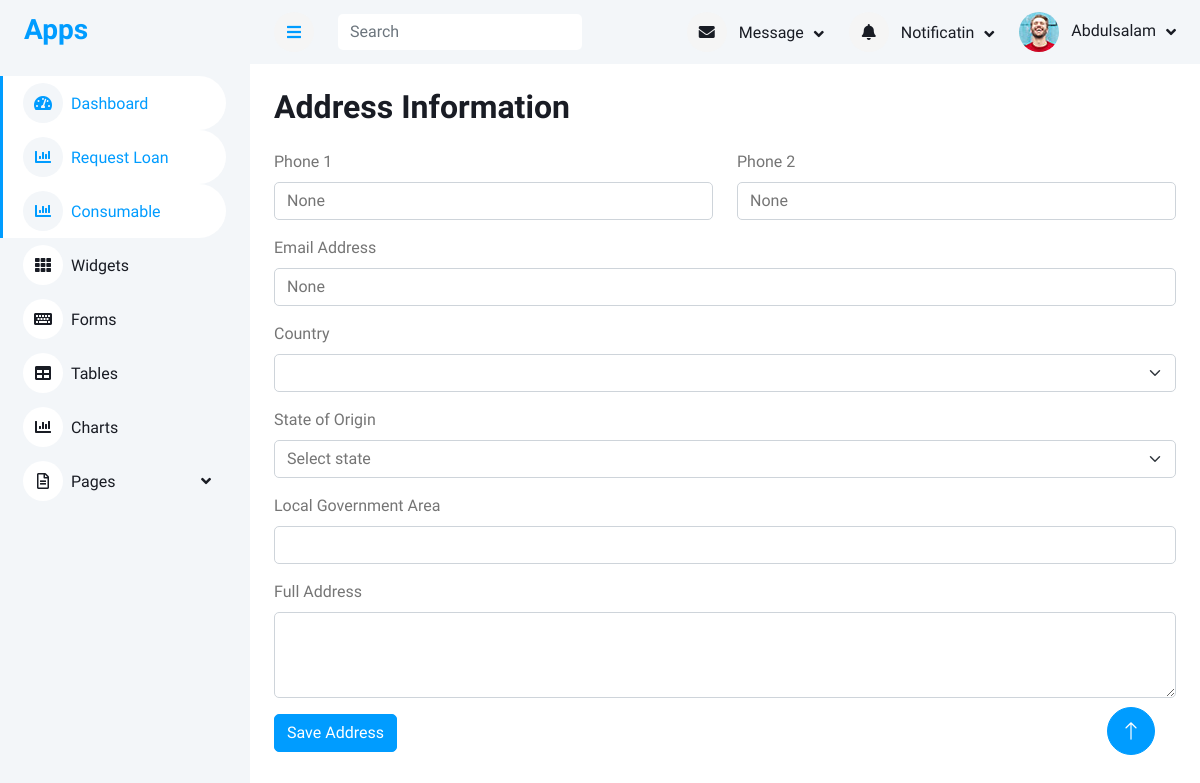
The app's page /address/46/ (signed in) with its own data.
### accounts/models.py (models this page shows, shortened)
class User(AbstractUser):
    first_name = models.CharField(max_length=100)
    last_name = models.CharField(max_length=100)
    other_name = models.CharField(max_length=100)
    date_of_birth = models.DateField(blank=True,null=True)
    username = models.CharField(max_length=100, unique=True)
    department = models.CharField(max_length=100)
    unit = models.CharField(max_length=100)
    gender = models.ForeignKey(Gender, on_delete=models.CASCADE, blank=True, null=True)
    group = models.ForeignKey(UserGroup, on_delete=models.CASCADE, blank=True, null=True)
    marital_status = models.ForeignKey(MaritalStatus,on_delete=models.SET_NULL, null=True, blank=True)
    religion = models.ForeignKey(Religion, on_delete=models.SET_NULL, null=True, blank=True,)
    passport = models.ImageField(upload_to='passport', blank=True, null=True)
    member_number = models.CharField(max_length=100)

class Address(models.Model):
    user = models.OneToOneField(Member, on_delete=models.SET_NULL, null=True, blank=True)
    phone1 = models.CharField(max_length=15,null=True, blank=True)
    phone2 = models.CharField(max_length=15, null=True, blank=True)
    email = models.EmailField(unique=True, blank=True, null=True)
    country = CountryField(blank=True, null=True)
    state_of_origin = models.ForeignKey(State, on_delete=models.SET_NULL, null=True, blank=True)
    local_government_area = models.CharField(max_length=150)
    address = models.CharField(max_length=500)

### accounts/views.py (the view, shortened to what this page needs)
# urls.py: path("address/<int:id>/", views.create_or_update_address, name="create_or_update_address"),
def create_or_update_address(request, id):
    member = get_object_or_404(Member, pk=id)
    address, created = Address.objects.get_or_create(user=member)
    states = State.objects.all()
    return render(request, "accounts/address_form.html", {"address": address, "states": states, "countries": list(countries) })

### templates/accounts/address_form.html (shortened to what this page needs)
{% extends 'base/base.html' %}
{% block content %}
<div class="container-fluid pt-4 px-4">
    <h2 class="mb-4">Address Information</h2>
    <form method="post">
        <div class="row mb-3">
            <div class="col">
                <label for="phone1" class="form-label">Phone 1</label>
                <input type="text" name="phone1" id="phone1" class="form-control" value="{{ address.phone1 }}">
            </div>
            <div class="col">
                <label for="phone2" class="form-label">Phone 2</label>
                <input type="text" name="phone2" id="phone2" class="form-control" value="{{ address.phone2 }}">
            </div>
        </div>
        <div class="mb-3">
            <label for="email" class="form-label">Email Address</label>
            <input type="email" name="email" id="email" class="form-control" value="{{ address.email }}">
        </div>
        <div class="mb-3">
            <label for="country" class="form-label">Country</label>
           <select name="country" id="country" class="form-select">
</select>
        </div>
        <div class="mb-3">
            <label for="state_of_origin" class="form-label">State of Origin</label>
            <select name="state_of_origin" id="state_of_origin" class="form-select">
    <option value="">Select state</option>
</select>
        </div>
        <div class="mb-3">
            <label for="local_government_area" class="form-label">Local Government Area</label>
            <input type="text" name="local_government_area" id="local_government_area" class="form-control"
                value="{{ address.local_government_area }}">
        </div>
        <div class="mb-3">
            <label for="address" class="form-label">Full Address</label>
            <textarea name="address" id="address" class="form-control" rows="3">{{ address.address }}</textarea>
        </div>
        <button type="submit" class="btn btn-primary">Save Address</button>
    </form>
</div>
{% endblock content %}

### templates/include/navbar.html (shortened to what this page needs)
<nav class="navbar navbar-expand bg-light navbar-light sticky-top px-4 py-0">
    <a href="#" class="sidebar-toggler flex-shrink-0">
        <i class="fa fa-bars"></i>
    </a>
    <form method="get" action="{% url 'search_member' %}" class="d-none d-md-flex ms-4">
        <input class="form-control border-0" name="search_term" type="search" placeholder="Search">
    </form>
    <div class="navbar-nav align-items-center ms-auto">
        <div class="nav-item dropdown">
            <a href="#" class="nav-link dropdown-toggle" data-bs-toggle="dropdown">
                <i class="fa fa-envelope me-lg-2"></i>
                <span class="d-none d-lg-inline-flex">Message</span>
            </a>
        </div>
        <div class="nav-item dropdown">
            <a href="#" class="nav-link dropdown-toggle" data-bs-toggle="dropdown">
                <i class="fa fa-bell me-lg-2"></i>
                <span class="d-none d-lg-inline-flex">Notificatin</span>
            </a>
        </div>
        <div class="nav-item dropdown">
            <a href="#" class="nav-link dropdown-toggle" data-bs-toggle="dropdown">
                <img class="rounded-circle me-lg-2" src="/static/img/user.jpg" alt=""
                    style="width: 40px; height: 40px;">
                <span class="d-none d-lg-inline-flex">{{request.user.first_name}}</span>
            </a>
        </div>
    </div>
</nav>

### static/css/style.css (style rules this page uses)
:root { --primary: #009CFF; --light: #F3F6F9; --dark: #191C24; }
.btn { transition: .5s; }
.btn.btn-primary { color: #FFFFFF; }
.content .navbar .navbar-nav .nav-link { margin-left: 25px; padding: 12px 0; color: var(--dark); outline: none; }
.content .navbar .sidebar-toggler, .content .navbar .navbar-nav .nav-link i { width: 40px; height: 40px; display: inline-flex; align-items: center; justify-content: center; background: #f5f5f5; border-radius: 40px; }
.content .navbar .dropdown-toggle::after { margin-left: 6px; vertical-align: middle; border: none; content: "\f107"; font-family: "Font Awesome 5 Free"; font-weight: 900; transition: .5s; }

### records on screen
User: user.first_name "Abdulsalam"
Address: phone1 "None", phone2 "None", email "None"
